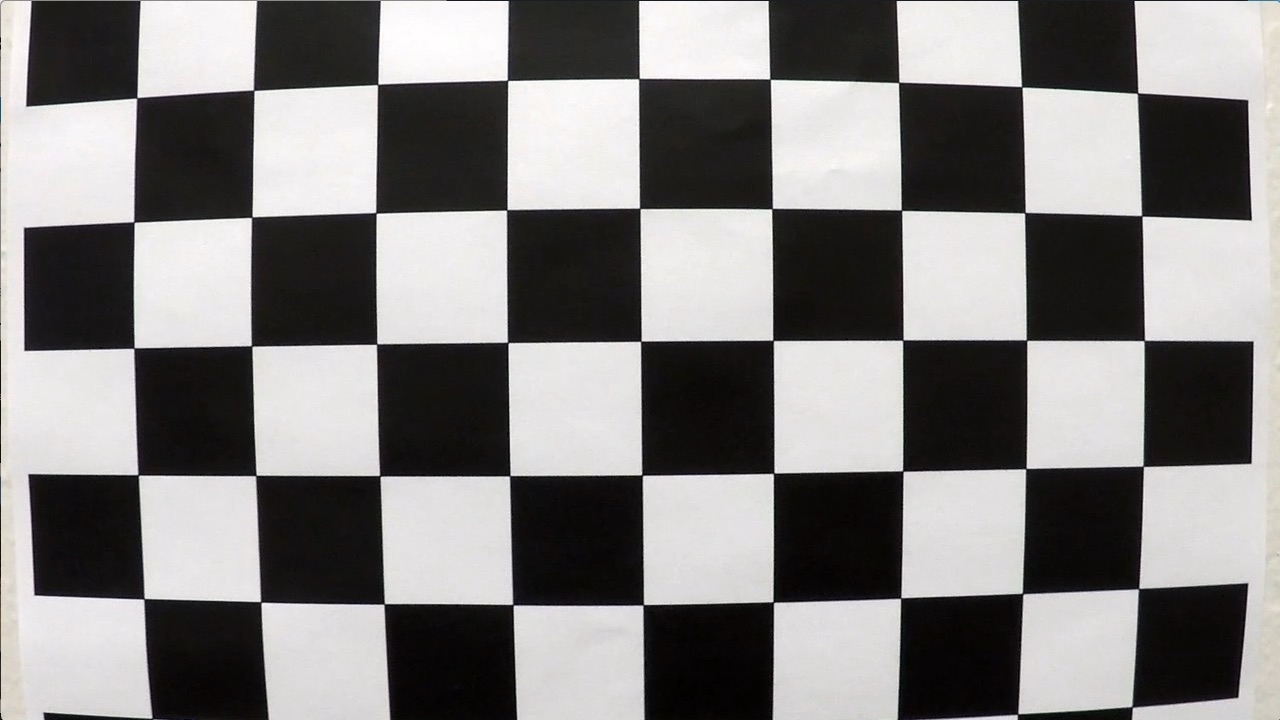
#> input picture camera_cal/calibration1.jpg, 1280 x 720 px
$ jupyter execute --allow-errors project_4_writeup_report.ipynb   (shell and % lines are left out)   (older library calls are emulated)
#> lines starting #> are read from the running program, lines starting #| are printed output that depends on the picture; long printed decimals are rounded
### utils/cameraCalibration.py

# coding: utf-8

# In[ ]:


import glob
import cv2
import numpy as np
import matplotlib.pyplot as plt
import math


def get_calibration_matrix(path):
    """Returns camera calibration matrix using
    chessboard images in given glob path
    assuming 6x9 or 5x9 chess corners
    """
#> called with path = 'camera_cal/*.jpg'
    object_points = []  # 3d point in real world space
    img_points = []  # 2d points in image plane.

    images = glob.glob(path)
    total_image_count = len(images)

    image_count = 1
    fig = plt.figure()
    for filename in images:
        img = cv2.imread(filename)
#> img is the input picture: shape (720, 1280, 3); mean B, G, R 127.8, 128.4, 130.1
        nx, ny = 6, 9
        retval, corners = cv2.findChessboardCorners(img, (nx, ny))
#> retval = False; corners = None
        objp = np.zeros((nx * ny, 3), np.float32)
        objp[:, :2] = np.mgrid[0: nx, 0: ny].T.reshape(-1, 2)

        if not retval:
            nx, ny = 5, 9 # Trying with 5 rows
            objp = np.zeros((nx * ny, 3), np.float32)
            objp[:, :2] = np.mgrid[0: nx, 0: ny].T.reshape(-1, 2)
            retval, corners = cv2.findChessboardCorners(img, (nx, ny))
#> retval = True; corners = 45 rows, first 8: [1137.7, 92.92], [1141.9, 215.9], [1142.4, 340.8], [1145, 468.5], [1141, 588.5], [1022.5, 87.62], [1024.4, 213.3], [1026.7, 340.6]

        if retval:
            object_points.append(objp)
            img_points.append(corners)

            ax = fig.add_subplot(math.ceil(total_image_count / 2), 2, image_count)
            chessboard_with_corners = cv2.drawChessboardCorners(img, (nx, ny), corners, retval)
            chessboard_with_corners = cv2.cvtColor(chessboard_with_corners, cv2.COLOR_BGR2RGB)
            ax.imshow(chessboard_with_corners)
            ax.axis('off')
            image_count += 1

    return cv2.calibrateCamera(object_points, img_points, img.shape[0:2], None, None), fig


def undistort(img, cameraMatrix, distCoeffs):
    """Returns undistorted image using given
    object points and image points
    """
    return cv2.undistort(img, cameraMatrix, distCoeffs)

### utils/thresholding.py

# coding: utf-8

# In[ ]:


import cv2
import numpy as np

# [34 lines left out: functions dir_threshold, mag_thresh, not called in this run]


def threshold(img, color=False, mag_dir_thresh=False):
    """Threshhold image on saturation channel and
    using magnitude gradient"""
    img = np.copy(img)

    # Convert to HLS color space and separate the V channel
    hls = cv2.cvtColor(img, cv2.COLOR_RGB2HLS).astype(np.float)


    ## White Color
    lower_white = np.array([0,210,0], dtype=np.uint8)
    upper_white = np.array([255,255,255], dtype=np.uint8)
    white_mask = cv2.inRange(hls, lower_white, upper_white)

    ## Yellow Color
    lower_yellow = np.array([18,0,100], dtype=np.uint8)
    upper_yellow = np.array([30,220,255], dtype=np.uint8)
    yellow_mask = cv2.inRange(hls, lower_yellow, upper_yellow)

    combined_binary = np.zeros_like(white_mask)

    # Dir Mag Threshold
    if mag_dir_thresh:
        dir_mask = dir_threshold(img)
        mag_mask = mag_thresh(img)
        combined_binary[((dir_mask == 1) & (mag_mask == 1))] = 255

    if color:
        return np.dstack((white_mask, yellow_mask, combined_binary))

    else:
        combined_binary[((white_mask == 255) | (yellow_mask == 255))] = 255
        combined_binary[(combined_binary == 255)] = 1
        return combined_binary

### utils/pipeline.py

# coding: utf-8

# In[ ]:


import cv2
import numpy as np
from utils import cameraCalibration
from utils.line import *
from utils.thresholding import *

class Pipeline:
    line = None
    M = None
    Minv = None
    cameraMat = None
    distCoeffs = None


    @staticmethod
    def set_values(l, m, minv, cammat, distcoeff):
        Pipeline.line = l
        Pipeline.M = m
        Pipeline.Minv = minv
        Pipeline.cameraMat = cammat
        Pipeline.distCoeffs = distcoeff

    # [124 lines left out: function pipeline, not called in this run]

### utils/line.py

# coding: utf-8

# In[ ]:


import numpy as np

class Line:
    def __init__(self):
        # if the first frame of video has been processed
        self.first_frame_processed = False

        self.img = None

        self.mse_tolerance = 0.01
        self.left_fit = [np.array([False])]
        self.right_fit = [np.array([False])]

        self.y_eval = 700
        self.midx = 640
        self.ym_per_pix = 3.0/72.0 # meters per pixel in y dimension
        self.xm_per_pix = 3.7/660.0 # meters per pixel in x dimension
        self.curvature = 0


    # [35 lines left out: functions update_fits, update_curvature, get_position_from_center, not called in this run]

### project_4_writeup_report.ipynb
# Project lane lines report

## Goals and Objectives

The goals / steps of this project are the following:
* Compute the camera calibration matrix and distortion coefficients given a set of chessboard images.
* Apply a distortion correction to raw images.
* Use color transforms, gradients, etc., to create a thresholded binary image.
* Apply a perspective transform to rectify binary image ("birds-eye view").
* Detect lane pixels and fit to find the lane boundary.
* Determine the curvature of the lane and vehicle position with respect to center.
* Warp the detected lane boundaries back onto the original image.
* Output visual display of the lane boundaries and numerical estimation of lane curvature and vehicle position.

[cell 1]
import cv2
import os
import matplotlib.pyplot as plt

## Camera calibration

I start by preparing "object points", which will be the (x, y, z) coordinates of the chessboard corners in the world. Here I am assuming the chessboard is fixed on the (x, y) plane at z=0, such that the object points are the same for each calibration image. Thus, objp is just a replicated array of coordinates, and object_points will be appended with a copy of it every time I successfully detect all chessboard corners in a test image and img_points will be appended with the (x, y) pixel position of each of the corners in the image. The code tries to find a chessboard pattern of 6 rows and 9 columns and if it fails, try to search for a chessboard pattern of 5 rows and 9 columns. I then used the output obj_points and img_points to compute the camera calibration and distortion coefficients using the cv2.calibrateCamera() function.
* The code for the same has been implemented in ./utils/cameraCalibration.py (check function get_calibration_matrix())

[cell 2]
from utils import cameraCalibration
(ret, cameraMat, distCoeffs, rvecs, tvecs), fig = cameraCalibration.get_calibration_matrix(os.path.join('camera_cal','*.jpg'))
fig.set_size_inches(10,30)

I then use cv2.undistort function (check function undistort() in ./utils/cameraCalibration.py) and obtained the following result:

[cell 3]
test_image = plt.imread(os.path.join('camera_cal', 'calibration1.jpg'))
undistorted_img = cameraCalibration.undistort(test_image, cameraMat, distCoeffs)


plt.figure(figsize=(10,40))
plt.subplot(121)
plt.imshow(test_image)
plt.title('Original Image')
plt.xticks([])
plt.yticks([])

plt.subplot(122)
plt.imshow(undistorted_img)
plt.title('Undistorted Image')
plt.xticks([])
plt.yticks([])

## Pipeline

### 1. Undistoring an Image

[cell 4]
test_image = plt.imread(os.path.join('test_images', 'test4.jpg'))
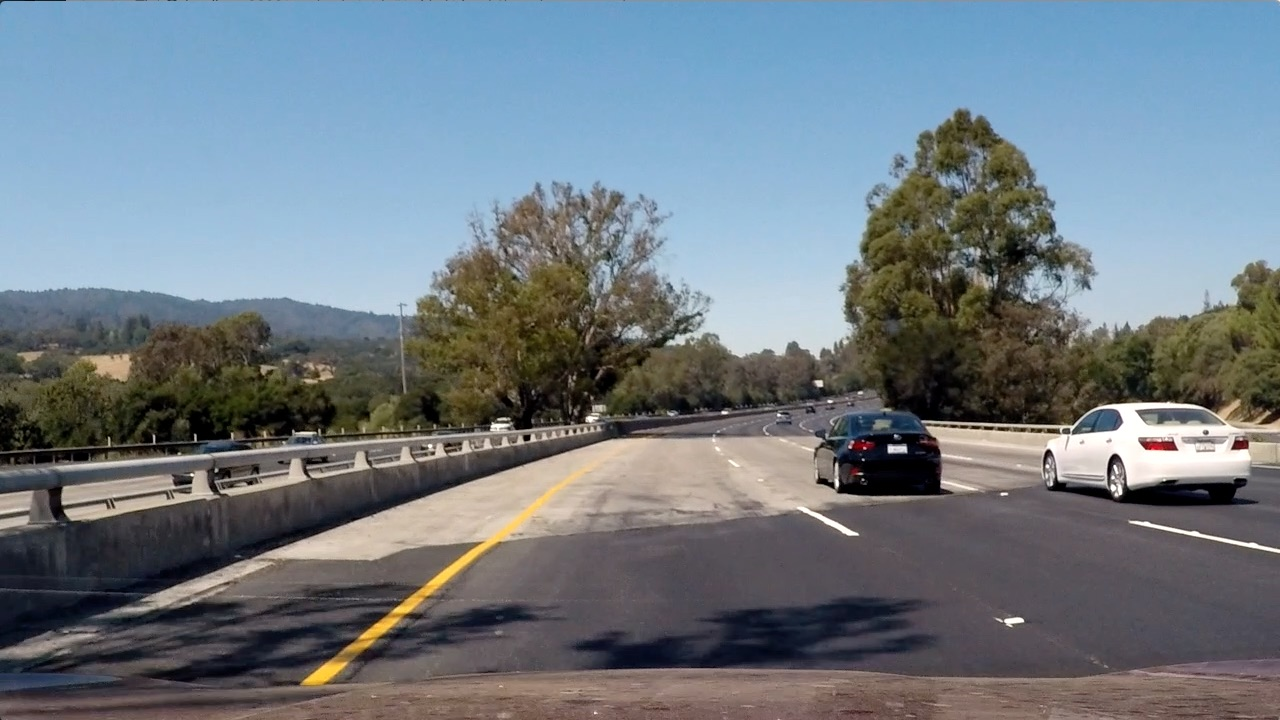
#> input picture test_images/test4.jpg, 1280 x 720 px
#> test_image is the input picture: shape (720, 1280, 3); mean R, G, B 112.2, 122.7, 130.9
undistorted_img = cameraCalibration.undistort(test_image, cameraMat, distCoeffs)


plt.figure(figsize=(10,40))
plt.subplot(121)
plt.imshow(test_image)
plt.title('Original Image')
plt.xticks([])
plt.yticks([])

plt.subplot(122)
plt.imshow(undistorted_img)
plt.title('Undistorted Image')
plt.xticks([])
plt.yticks([])

### 2. Image Thresholding

I then use threshold function (in ./utils/thresholding.py) to threshold white and yellow color pixels from HLS channels. The following image shows area threshold by yellow mask and red color shows area thresholded by white mask.

[cell 5]
from utils.thresholding import *

plt.figure(figsize=(10,40))
plt.subplot(1,2,1)
thresholded = threshold(test_image, color=True)
plt.imshow(thresholded)
plt.title('Contribution of Different Masks')

plt.subplot(1,2,2)
b_thresholded = threshold(test_image)
plt.imshow(b_thresholded, cmap='gray')
plt.title('Thresholded Binary')

### 3. Perspective Transformation

The perspective transformation was done using following source and destination points.
Source Points:
 [  588.   446.]
 [  691.   446.]
 [ 1126.   673.]
 [  153.   673.]
Destination Points:
 [  200.     0.]
 [ 1080.     0.]
 [ 1080.   720.]
 [  200.   720.]
The output after the perspective transform for the thresholded binary is as shown below:

[cell 6]
img_size = (b_thresholded.shape[1], b_thresholded.shape[0])
width, height = img_size
offset = 200
src = np.float32([
    [  588,   446 ],
    [  691,   446 ],
    [ 1126,   673 ],
    [  153 ,   673 ]])
dst = np.float32([[offset, 0], [img_size[0] - offset, 0], [img_size[0] - offset, img_size[1]], [offset, img_size[1]]])
M = cv2.getPerspectiveTransform(src,dst)
Minv = cv2.getPerspectiveTransform(dst, src)

plt.figure(figsize=(10,40))
plt.subplot(1,2,1)
b_thresholded = threshold(test_image)
plt.imshow(b_thresholded, cmap='gray')
plt.title('Thresholded Binary')

plt.subplot(1,2,2)
binary_warped = cv2.warpPerspective(b_thresholded,M, (width, height))
plt.imshow(binary_warped, cmap='gray')
plt.title('Binary Warped Image')

### 4. Lane Detections

I am adding up the pixel values along each column in the image. In my thresholded binary image, pixels are either 0 or 1, so the two most prominent peaks in this histogram will be good indicators of the x-position of the base of the lane lines. I then use that as a starting point for where to search for the lines with margin of 100px and considering 1/9th of the image starting from bottom.
Once one of the first frames is processed, I use the last known line location to restrict my search for new lane pixels. The code for the same can be found in ./utils/pipeline.py.

[cell 7]
import numpy as np
import cv2
import matplotlib.pyplot as plt

# Take a histogram of the bottom half of the image
histogram = np.sum(binary_warped[binary_warped.shape[0]//2:,:], axis=0)
#> histogram = 1280 values, max 352 at index 359, min 0 at index 0, mean 12.66

# Create an output image to draw on and  visualize the result
out_img = np.dstack((binary_warped, binary_warped, binary_warped))*255

# Finding peak of the left and right halves of the histogram
# These will be the starting point for the left and right lines
midpoint = np.int(histogram.shape[0]/2)
leftx_base = np.argmax(histogram[:midpoint])
#> leftx_base = 359
rightx_base = np.argmax(histogram[midpoint:]) + midpoint
#> rightx_base = 1061

# Number of sliding windows
nwindows = 9

# Height of windows
window_height = np.int(binary_warped.shape[0]/nwindows)

# Identifing the x and y positions of all nonzero pixels in the image
nonzero = binary_warped.nonzero()
#> nonzero = 22088 positions, rows 0 to 719, columns 25 to 1279
nonzeroy = np.array(nonzero[0])
nonzerox = np.array(nonzero[1])


# Current positions to be updated for each window
leftx_current = leftx_base
#> leftx_current = 359
rightx_current = rightx_base
#> rightx_current = 1061

# Margin in which to search
margin = 100

# Minimum number of pixels found to recenter window
minpix = 50

# Empty lists to receive left and right lane pixel indices
left_lane_inds = []
right_lane_inds = []

# Steping through windows one by one
for window in range(nwindows):
    # Identify window boundaries in x and y (and right and left)
    win_y_low = binary_warped.shape[0] - (window+1)*window_height
    win_y_high = binary_warped.shape[0] - window*window_height
    win_xleft_low = leftx_current - margin
    win_xleft_high = leftx_current + margin
    win_xright_low = rightx_current - margin
    win_xright_high = rightx_current + margin

    # Drawing the windows on the visualization image
    cv2.rectangle(out_img,(win_xleft_low,win_y_low),(win_xleft_high,win_y_high),(0,255,0), 2)
    cv2.rectangle(out_img,(win_xright_low,win_y_low),(win_xright_high,win_y_high),(0,255,0), 2)

    # Identifing the nonzero pixels in x and y within the window
    good_left_inds = ((nonzeroy >= win_y_low) & (nonzeroy < win_y_high) & (nonzerox >= win_xleft_low) & (nonzerox < win_xleft_high)).nonzero()[0]
    good_right_inds = ((nonzeroy >= win_y_low) & (nonzeroy < win_y_high) & (nonzerox >= win_xright_low) & (nonzerox < win_xright_high)).nonzero()[0]

    # Appending these indices to the lists
    left_lane_inds.append(good_left_inds)
    right_lane_inds.append(good_right_inds)

    # Recenter next window on their mean position
    if len(good_left_inds) > minpix:
        leftx_current = np.int(np.mean(nonzerox[good_left_inds]))
    if len(good_right_inds) > minpix:
        rightx_current = np.int(np.mean(nonzerox[good_right_inds]))
#> this loop made 9 passes
#> (win_xleft_low, win_xleft_high, win_xright_low, win_xright_high, leftx_current, rightx_current) on passes 1 to 4: (259, 459, 961, 1161, 353, 1064), (253, 453, 964, 1164, 360, 1063), (260, 460, 963, 1163, 362, 1061), (262, 462, 961, 1161, 367, 1098)
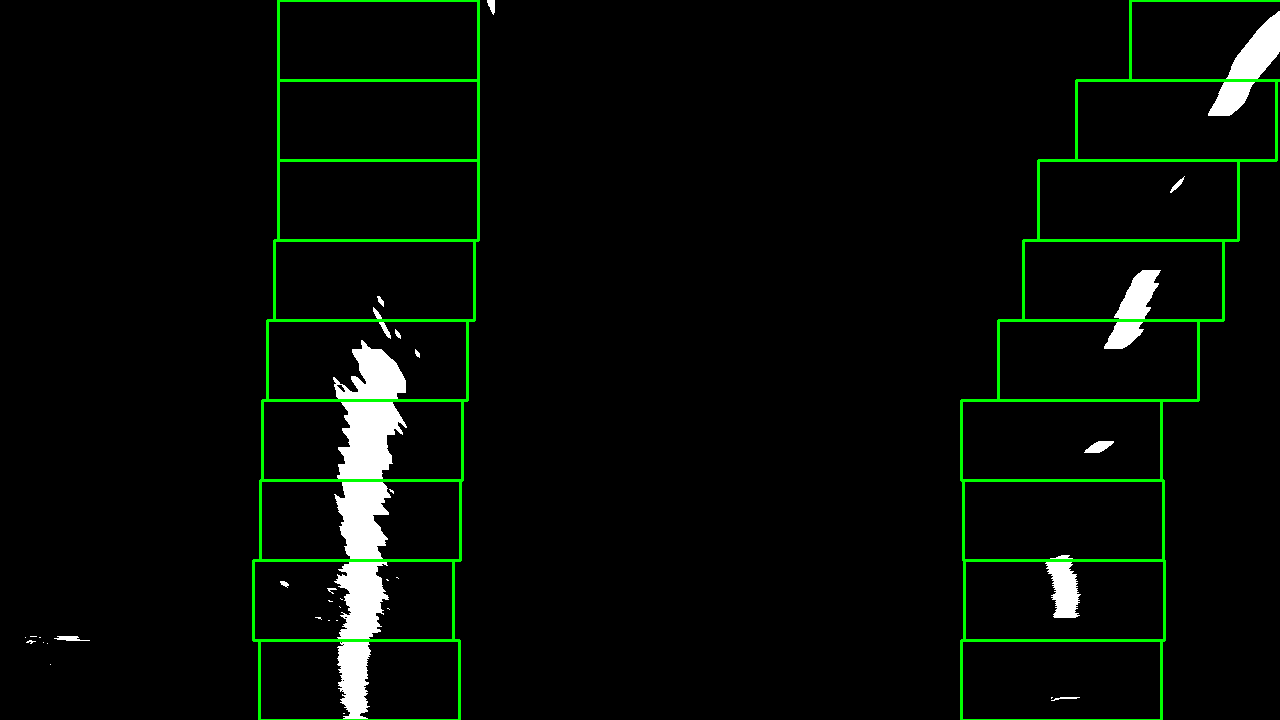
#> out_img: shape (720, 1280, 3); mean of channels 0, 1, 2 5.9, 11.3, 5.9; drawn as B, G, R
#> after the loop, left_lane_inds = 9 items; right_lane_inds = 9 items

# Concatenating the arrays of indices
left_lane_inds = np.concatenate(left_lane_inds)
#> left_lane_inds = 14990 values, max 22087 at index 2078, min 3768 at index 14892, mean 13265.4
right_lane_inds = np.concatenate(right_lane_inds)
#> right_lane_inds = 6875 values, max 21692 at index 53, min 74 at index 4939, mean 6144.2

# Extracting left and right line pixel positions
leftx = nonzerox[left_lane_inds]
#> leftx = 14990 values, max 419 at index 12649, min 280 at index 2885, mean 364.4
lefty = nonzeroy[left_lane_inds]
#> lefty = 14990 values, max 719 at index 2052, min 296 at index 14892, mean 509.1
rightx = nonzerox[right_lane_inds]
#> rightx = 6875 values, max 1279 at index 4940, min 1045 at index 130, mean 1167
righty = nonzeroy[right_lane_inds]
#> righty = 6875 values, max 700 at index 50, min 11 at index 4939, mean 269.4

# Fit a second order polynomial to each
left_fit = np.polyfit(lefty, leftx, 2)
#> left_fit = [0.000115, -0.184, 426.7]
right_fit = np.polyfit(righty, rightx, 2)
#> right_fit = [0.000444, -0.643, 1289.1]

## Visualization
ploty = np.linspace(0, binary_warped.shape[0]-1, binary_warped.shape[0] )
left_fitx = left_fit[0]*ploty**2 + left_fit[1]*ploty + left_fit[2]
#> left_fitx = 720 values, max 426.7 at index 0, min 354.3 at index 719, mean 380.6
right_fitx = right_fit[0]*ploty**2 + right_fit[1]*ploty + right_fit[2]
#> right_fitx = 720 values, max 1289.1 at index 0, min 1056.2 at index 719, mean 1134.5

out_img[nonzeroy[left_lane_inds], nonzerox[left_lane_inds]] = [255, 0, 0]
out_img[nonzeroy[right_lane_inds], nonzerox[right_lane_inds]] = [0, 0, 255]

plt.figure(figsize=(10,40))
plt.subplot(1,2,1)
plt.imshow(binary_warped, cmap='gray')
plt.title('Binary Warped')

plt.subplot(1,2,2)
plt.imshow(out_img)
plt.plot(left_fitx, ploty, color='yellow')
plt.plot(right_fitx, ploty, color='yellow')
plt.xlim(0, 1280)
plt.ylim(720, 0)
plt.title('Lane Detected')
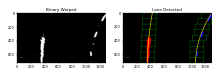
#> figure drawn by matplotlib, 2 panels

### 4. Radius of Curvature

If real-world corrdinate (subscript xreal and yreal) are related to coordinate in pixel space (xpix and ypix) by some multiplier, the radius of curvature for real world co-ordinate can be calculated as shown below:

[cell 8]
ym_per_pix = 3.0/72.0 # meters per pixel in y dimension
xm_per_pix = 3.7/660.0 # meters per pixel in x dimension
y_eval = 700
midx = 650

y1 = (2*left_fit[0]*y_eval + left_fit[1])*xm_per_pix/ym_per_pix
#> y1 = -0.00297
y2 = 2*left_fit[0]*xm_per_pix/(ym_per_pix*ym_per_pix)
#> y2 = 0.000745

curvature = ((1 + y1*y1)**(1.5))/np.absolute(y2)
#> curvature = 1341.5
print("Radius of Curvature: %f" % curvature)
#| Radius of Curvature: 1341.490

[cell 9]
ploty = np.linspace(0, binary_warped.shape[0]-1, binary_warped.shape[0] )
left_fitx = left_fit[0]*ploty**2 + left_fit[1]*ploty + left_fit[2]
right_fitx = right_fit[0]*ploty**2 + right_fit[1]*ploty + right_fit[2]

warp_zero = np.zeros_like(binary_warped).astype(np.uint8)
color_warp = np.dstack((warp_zero, warp_zero, warp_zero))

pts_left = np.array([np.transpose(np.vstack([left_fitx, ploty]))])
#> pts_left = 720 pairs, first value 354.3 to 426.7, second value 0 to 719
pts_right = np.array([np.flipud(np.transpose(np.vstack([right_fitx, ploty])))])
#> pts_right = 720 pairs, first value 1056.2 to 1289.1, second value 0 to 719
pts = np.hstack((pts_left, pts_right))
#> pts = 1440 pairs, first value 354.3 to 1289.1, second value 0 to 719

# Draw the lane onto the warped blank image
cv2.fillPoly(color_warp, np.int_([pts]), (0,255, 0))
newwarp = cv2.warpPerspective(color_warp, Minv, (undistorted_img.shape[1], undistorted_img.shape[0]))

# Combine the result with the original image
result = cv2.addWeighted(undistorted_img, 1, newwarp, 0.3, 0)

cv2.putText(result,'Radius of Curvature: %.2fm' % curvature,(20,40), cv2.FONT_HERSHEY_SIMPLEX, 1,(255,255,255),2)

x_left_pix = left_fit[0]*(y_eval**2) + left_fit[1]*y_eval + left_fit[2]
#> x_left_pix = 354.7
x_right_pix = right_fit[0]*(y_eval**2) + right_fit[1]*y_eval + right_fit[2]
#> x_right_pix = 1056.5
position_from_center = ((x_left_pix + x_right_pix)/2 - midx) * xm_per_pix
#> position_from_center = 0.312
if position_from_center < 0:
    text = 'left'
else:
    text = 'right'
cv2.putText(result,'Distance From Center: %.2fm %s' % (np.absolute(position_from_center), text),(20,80), cv2.FONT_HERSHEY_SIMPLEX, 1,(255,255,255),2)
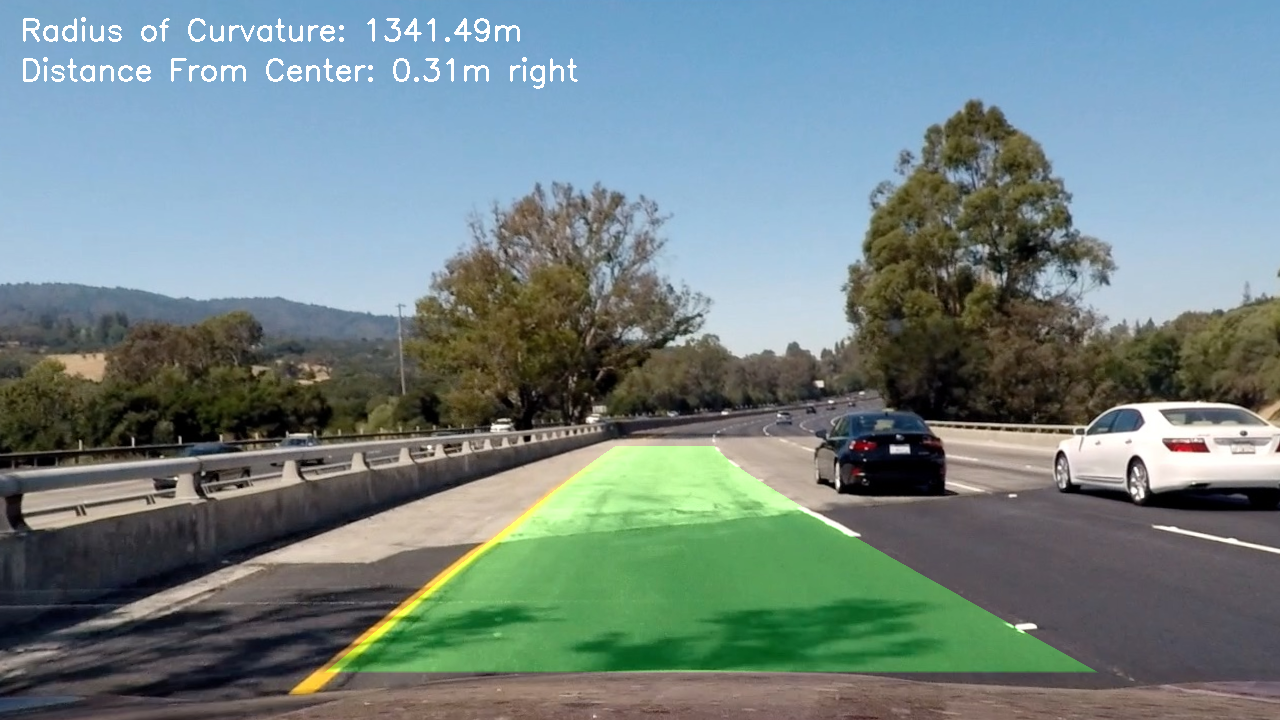
#> result: shape (720, 1280, 3); mean R, G, B 113.5, 131.5, 131.4
plt.imshow(result)
